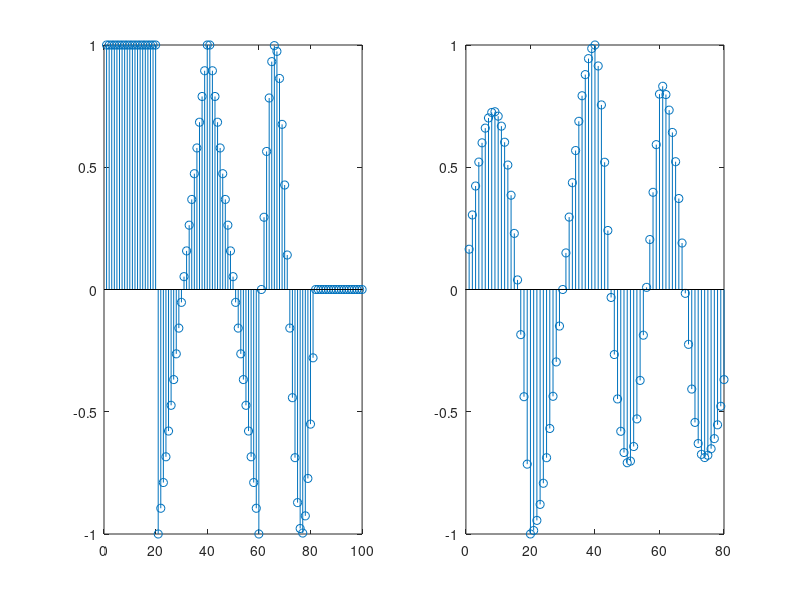

The MATLAB script that drew this image:
figure(1)
t = [0:0.3:2 * pi];
x1 = sin(t);
x2 = linspace(-1, 1, 20);
x3 = linspace(1, -1, 20);
x4 = ones(1, 20);
x = [x4, x2, x3, x1, zeros(1, 19)];
subplot(1, 2, 1)
stem(x);
h = x2;
h1 = h(20:-1:1);
[m, n] = size(x);
y = zeros(1, n - 20);

for i = 1:n - 20
    sum = 0;

    for j = i + 1:i + 20
        a = (x(1, j))^2;
        sum = sum + a;
    end

    sum1 = 0;
    sum2 = 0;

    for k = 1:20
        sum1 = sum1 + (h1(k))^2;
        sum2 = sum2 + (x(i + k) * h1(k));
    end

    y(i) = sum2 / sqrt(sum * sum1);
end

subplot(1, 2, 2);
stem(y)
